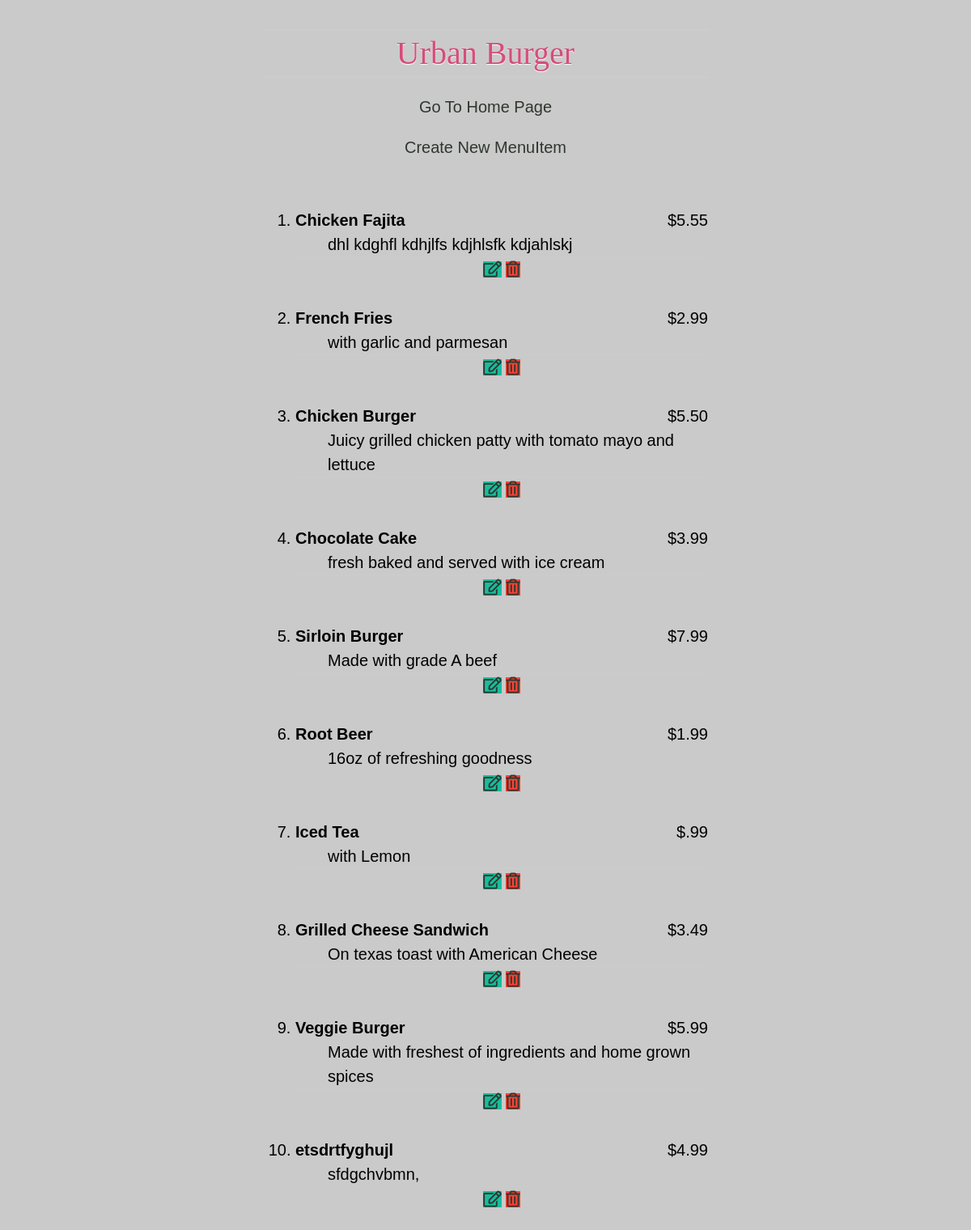
The page /restaurants/1/ on the database as committed earlier.
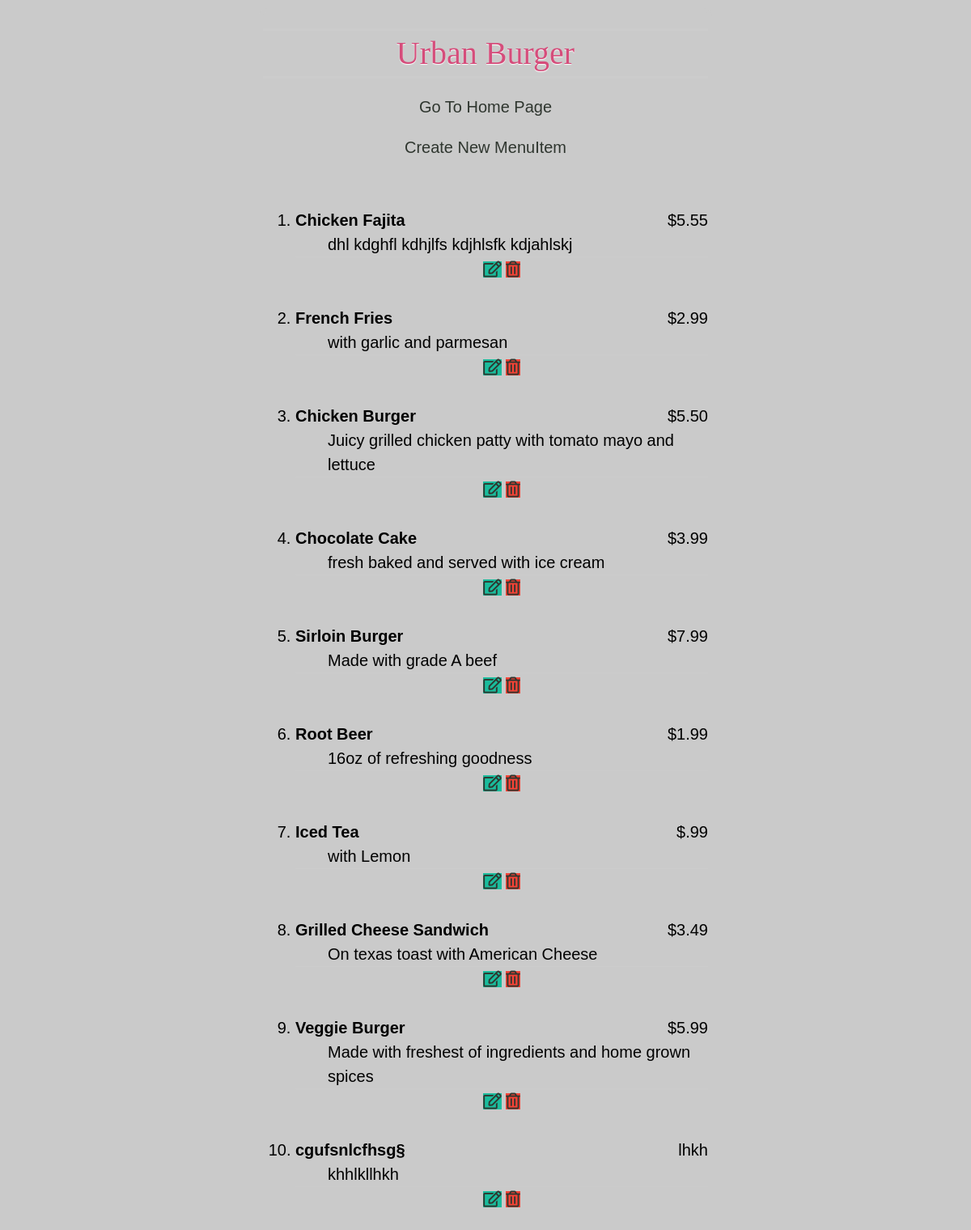
The same page on the database as committed later.
### database_setup.py (models this page shows, shortened)
class MenuItem(Base):                                                # MenuItem class
    __tablename__ = 'menu_item'                                      # table name is menu_item
    name = Column(String(250), nullable = False)                     # has a name of upto 250 character and entry cannot created if name of the menuitem is not entered
    id = Column(Integer, primary_key = True)                         # each row would have an id which would act as primary key
    course = Column(String(250))                                     # course column has string size upto 250 characters
    description = Column(String(250))                                # description of each menuitem as a column and having as string size upto 250 characters
    price = Column(String(8))                                        # price is another column of menuitem having a string size of 8 characters
    restaurant_id = Column(Integer, ForeignKey('restaurant.id'))     # restaurant_id is the foriegn key connecting 2 tables meaning, pick the restaurant id number of the restaurant when I ask for 'restaurant_id' which would mean to assign a specific menuitem to a particular restaurant
    restaurant = relationship(Restaurant)                            # creating a variable 'restaurant' to make a relationship with the class Restaurant

### app.py (the view)
@app.route('/restaurants/<int:restaurant_id>/')
def restaurant_menu(restaurant_id):
    restaurant = session.query(Restaurant).filter_by(id=restaurant_id).one()
    menu_items = session.query(MenuItem).filter_by(restaurant_id=restaurant_id)
    if menu_items:
        return render_template('restaurantmenu.html',
                               restaurant=restaurant, menu_items=menu_items)
    else:
        return "No Menus Found"

### templates/restaurantmenu.html (shortened to what this page needs)
<html>
		<head>
				<link rel=stylesheet type=text/css href="{{ url_for('static', filename='styles.css') }}">
<link rel="stylesheet" href="https://use.fontawesome.com/releases/v5.2.0/css/all.css">
		</head>
		<body>
				<h1>{{ restaurant.name }}</h1>
				<h4><a class="hoverlink" href="{{ url_for('restaurants') }}">Go To Home Page</a></h4>
				<h3><a class="hoverlink" href="{{ url_for('create_menu_item', restaurant_id=restaurant.id) }}">
								Create New MenuItem</a></h3>
				<br>
				<ol>
					{% for menu_item in menu_items %}
						<li class="itemname"><strong>{{ menu_item.name }}</strong>
						<span class="price">{{ menu_item.price }}<br></span>
								<ul class="lineafter">
										<li> {{ menu_item.description }}</li>
								</ul>
								<center>
										<div class="div-icons">
										<a href="{{ url_for('edit_menu_item',
							restaurant_id=restaurant.id, menu_id=menu_item.id) }}">
										<i class="far fa-edit btnedit"></i>
										</a>
										<a href="{{ url_for('delete_menu_item',
						restaurant_id=restaurant.id, menu_id=menu_item.id) }}">
										<i class="far fa-trash-alt btndelete"></i>
										</a>
										</div>
								</center>
								<br>
						{% endfor %}
				</ol>
		</body>
</html>

Rows that differ between the two databases and show on the page:
removed MenuItem: name "etsdrtfyghujl", price "$4.99", description "sfdgchvbmn,"
added MenuItem: name "cgufsnlcfhsg§", price "lhkh", description "khhlkllhkh"
